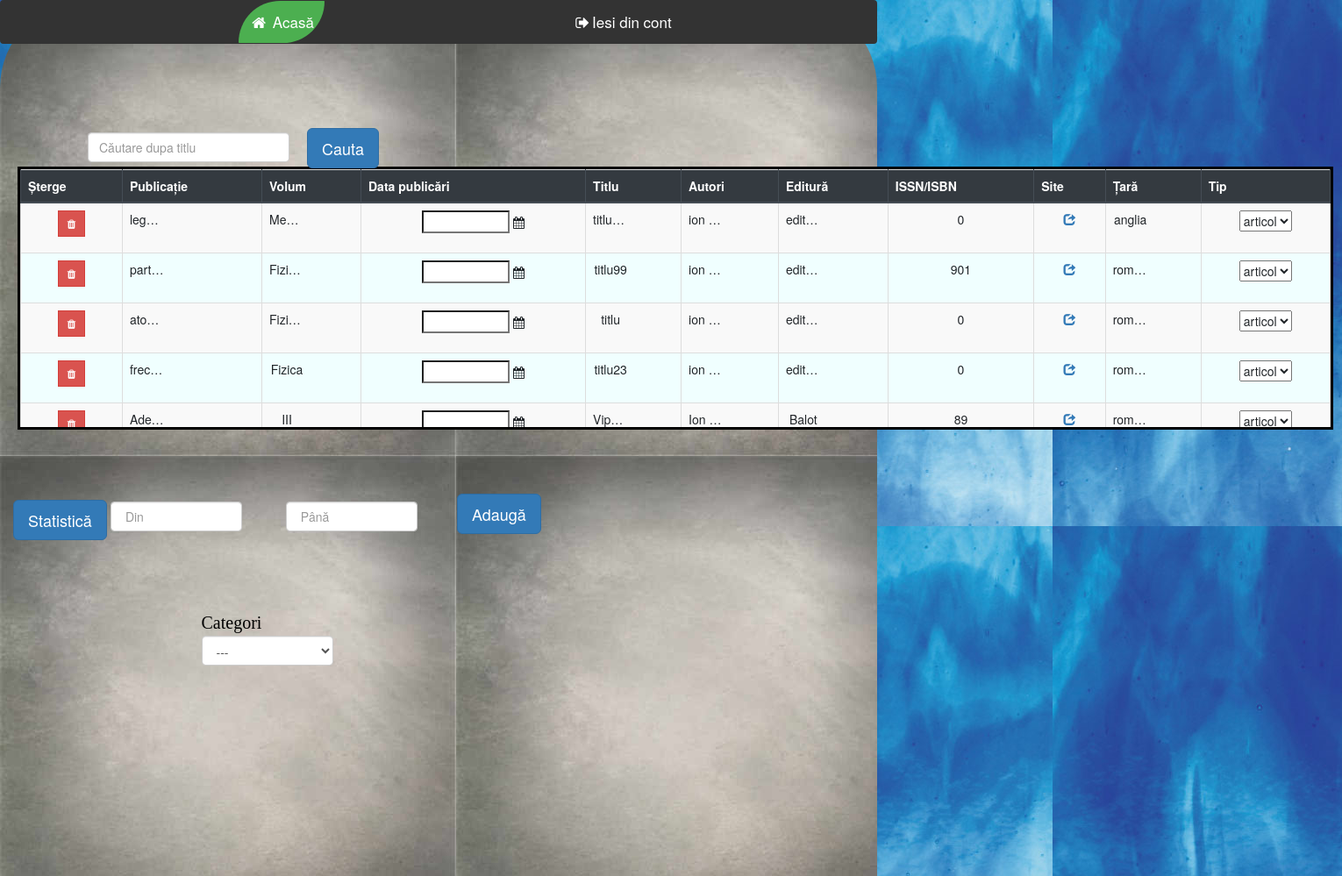
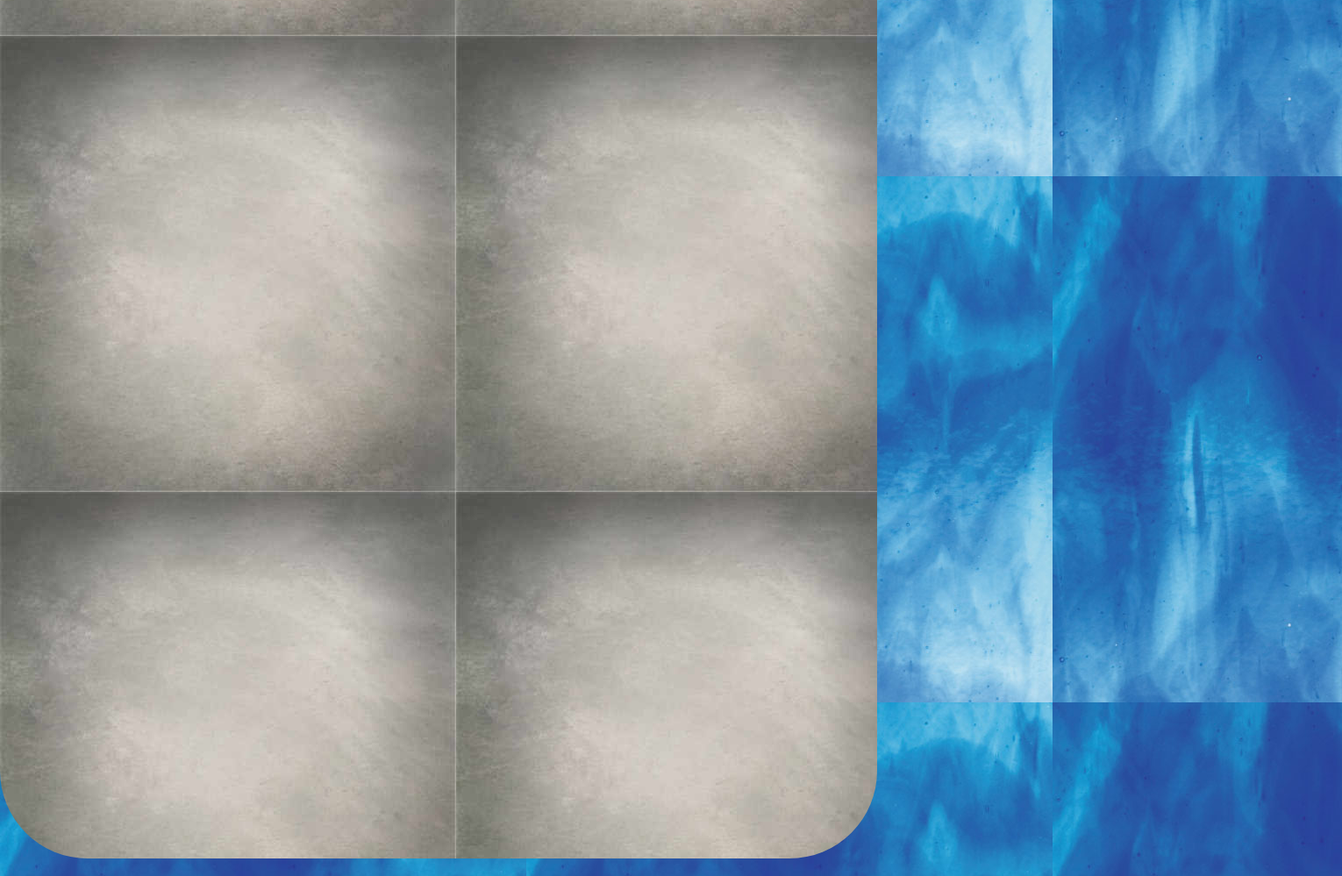
Screenshot of /Departament.php (signed in) with the database file from the repository (2 pictures, top to bottom).
### tables this page shows
CREATE TABLE `papers` (
  `id` int(10) NOT NULL AUTO_INCREMENT,
  `user_id` int(10) NOT NULL COMMENT 'the user who added the paper',
  `volume` varchar(150) NOT NULL,
  `publication` varchar(150) NOT NULL,
  `type` varchar(7) DEFAULT 'lucrare',
  `uploaded_at` date NOT NULL,
  `title` varchar(250) NOT NULL DEFAULT 'titlu',
  `authors` varchar(150) NOT NULL DEFAULT 'ion simeria, tudor balac',
  `publisher` varchar(150) NOT NULL DEFAULT 'editura',
  `pages` int(5) NOT NULL DEFAULT 0,
  `website` varchar(100) NOT NULL DEFAULT 'https://scholar.google.com/',
  `country` varchar(100) NOT NULL DEFAULT 'romania',
  PRIMARY KEY (`id`),
  KEY `fk_paper_user` (`user_id`),
  CONSTRAINT `fk_paper_user` FOREIGN KEY (`user_id`) REFERENCES `users` (`user_id`)
);

### Departament.php (the view, shortened to what this page needs)
<!DOCTYPE html>
<html lang="en">
<head>
		  <link rel="stylesheet" href="https://maxcdn.bootstrapcdn.com/bootstrap/4.5.0/css/bootstrap.min.css">
		  <link rel="stylesheet" href="https://cdnjs.cloudflare.com/ajax/libs/font-awesome/4.7.0/css/font-awesome.min.css">
		  <link rel="stylesheet" href="Lucrari.css">
       <link href="https://maxcdn.bootstrapcdn.com/bootstrap/3.3.6/css/bootstrap.min.css" rel="stylesheet">
    <link href="https://cdnjs.cloudflare.com/ajax/libs/bootstrap-datepicker/1.5.0/css/bootstrap-datepicker.css" rel="stylesheet">
</head>
<body>
    <div id="color">
			<div class="navbar" >
				<a class="active" href="home.php"><i class="fa fa-fw fa-home"></i> Acasă</a>
                <a href="#" id='sign-out'><i class="fa fa-fw fa-sign-out"></i>Iesi din cont</a>
			</div><br><br>
             <span  <?php session_start(); echo $_SESSION["department"]; ?></span><br><br><br>
<div id="cauta"><input id='search_term' class="form-control" type="text" placeholder="Căutare dupa titlu" aria-label="Search">
<button type='button' class="btn btn-primary btn-lg" id='search_bttn' style="positon:ablosute;margin-top:-58px;margin-left:250px;">Cauta</button></div>
<div class="table-wrapper-scroll-y my-custom-scrollbar">
  <table id='tabledata' class="table table-bordered table-striped mb-0">
    <thead class="thead-dark">
      <tr>
        <th scope="col">Șterge</th>
        <th scope="col">Publicație </th>
        <th scope="col">Volum</th>
        <th scope="col">Data publicări</th>
        <th scope="col">Titlu</th>
        <th scope="col">Autori</th>
        <th scope="col">Editură</th>
        <th scope="col">ISSN/ISBN</th>
        <th scope="col">Site</th>
        <th scope="col">Țară</th>
        <th scope="col">Tip</th>
      </tr>
    </thead>
    <tbody>
      <?php
        include "db.php";
        if (isset($_GET['search_term'])) {
            $term = '%' . $_GET['search_term'] . '%';
            $query = "SELECT id, publication, volume, uploaded_at, title,
                      authors, publisher, pages, website, country, type
                      FROM papers
                      INNER JOIN users ON papers.user_id = users .user_id
                      WHERE users.user_id = ? && title LIKE ?";
        }
        else
            $query = "SELECT id, publication, volume, uploaded_at, title,
                      authors, publisher, pages, website, country, type
                      FROM papers
                      INNER JOIN users ON papers.user_id = users .user_id
                      WHERE users.user_id = ?";
        if ($stmt = $con->prepare($query)) {
            if (isset($_GET['search_term']))
                $stmt->bind_param("is", $_SESSION['user_id'], $term);
            else
                $stmt->bind_param("i", $_SESSION['user_id']);
            $stmt->execute();
            $stmt->bind_result($paper_id, $publication, $volume, $uploaded_at, $title,
              $authors, $publisher, $pages, $website, $country, $type);
            while ($stmt->fetch()) {
                $uploaded_at = date("d/m/Y", strtotime($uploaded_at));
                echo "
                      <tr id='$paper_id'>
                        <td class='delete'>
                          <button name='delete' class='btn btn-danger btn-sm rounded-0' type='button'
                          data-toggle='tooltip' data-placement='top' title='Delete'>
                            <i class='fa fa-trash'></i>
                          </button>
                        </td>
                        <td class='publication'>
                          <p>$publication</p>
                        </td>
                        <td class='volume'>
                          <p>$volume</p>
                        </td>
                        <td class='uploaded_at'>
                            <input id='datepicker$paper_id' data-provide='datepicker' data-date-format='dd/mm/yyyy'>
                            <i class='fa fa-calendar'></i>
                            <script>
                            $('#datepicker$paper_id').datepicker('update', '$uploaded_at');
                            </script>
                        </td>
                        <td class='title'>
                          <p>$title</p>
                        </td>
                        <td class='authors'>
                          <p>$authors</p>
                        </td>
                        <td class='publisher'>
                          <p>$publisher<p>
                        </td>
                        <td class='pages'>
                          <p>$pages</p>
                        </td>
                        <td class='website'>
                          <a href='$website'>
                            <span class='glyphicon glyphicon-share'></span>
                          </a>
                        </td>
                        <td class='country'>
                          <p>$country</p>
                        </td>
                        <td class='type'>
							<select class='select'>";
                                if ($type === 'articol')
                                    echo "<option selected>articol</option>
                                          <option>carte</option></select></td></tr>";
                                else
                                    echo "<option>articol</option>
                                          <option selected>carte</option></select></td></tr>";
			}
        }
      ?>
    </tbody>
  </table>
</div>
		<div class="container">
				  <div class="vertical-center">
					<div ><a href="adauga.php?pagina=departament"> <button type="button" class="btn btn-primary btn-lg" style="positon:ablosute;margin-top:70%;margin-left:50px;">
				Adaugă</button></div></a>
				  </div>
					 <button  id='bttn_stats' class="btn btn-primary btn-lg">
				Statistică</button>
		</div>
                       <div class="container text-center">
								 <input id='from_year_input' class="date-own form-control" style="width: 150px;postion:absolute; margin-top:-4%;margin-left:10%;" type="text" placeholder=" Din">
						</div>
					 <div class="container text-center">
								 <input id='to_year_input' class="date-own form-control" style="width: 150px;postion:absolute; margin-top:-4%;margin-left:28%;" type="text" placeholder=" Până">
						</div>
				  <br><br><br><br>
					<div id="cat">
					<span id="de-la">Categori </span>
					 <div class="form-group">
						<select class="form-control" id="chooser">
						  <option>---</option>
						</select>
					  </div>
					 </div>
 </div>
<form id="sendpaper_form" method="post"><br>
</form>
</body>
</html>

### Lucrari.css (style rules this page uses)
* { box-sizing: border-box; }
body { font-family: Arial, Helvetica, sans-serif; background-image: url("lucrari.jpg"); background-color:NavajoWhite; overflow: hidden; }
.navbar { background-color: #555; overflow: auto; list-style-type: none; margin: 0; padding: 0; overflow: hidden; background-color: #333; position: static; top: 0px; width: 100%; border-radius: 25px; }
.navbar a { padding: 12px; color: white; text-decoration: none; font-size: 17px; border-radius: 70px 1px; margin-left:50px; }
.navbar a.active { background-color: #4CAF50; }
#color { background-color: #d3d3d3; background-image: url("lucrari_2.jpg"); height: 1978px; box-sizing: border-box; width: 1000px; border-radius: 100px 100px; }
.my-custom-scrollbar { position: static; height: 300px; width: 150%; overflow: auto; margin: 20px; display: block; margin-bottom: 30%; border: 3px solid black; }
.table-wrapper-scroll-y { display: block; display: block; margin-bottom: 8% ; }
th,tr,tbody { text-align: center; background-color: #F0FFFF; }
.container { height: -144px; position: relative; }
.vertical-center { margin-left:40%; position: absolute; margin-top: -35px; -ms-transform: translateY(-50%); transform: translateY(-50%); }
#cauta { position:absolute; width:15%; margin:100px; margin-top:-19px; }
#de-la { color:black; font-family: Times, "Times New Roman", serif; font-size:20px; }
#cat { position:absolute; width:150px ; margin-left:15%; }
td.uploaded_at input { border-radius: 0px !important; width: 100px; }
td.publication p, td.volume p, td.title p, td.authors p, td.publisher p, td.country p { border-radius: 0px !important; text-overflow:ellipsis; width: 40px; white-space: nowrap; overflow: hidden; }

### rows the page displays
papers: publication "leg…", volume "Me…", title "titlu…", authors "ion…", publisher "edit…", pages "0", country "anglia", type "articol"
papers: publication "part…", volume "Fizi…", title "titlu99", authors "ion…", publisher "edit…", pages "901", country "rom…", type "articol"
papers: publication "ato…", volume "Fizi…", title "titlu", authors "ion…", publisher "edit…", pages "0", country "rom…", type "articol"
papers: publication "frec…", volume "Fizica", title "titlu23", authors "ion…", publisher "edit…", pages "0", country "rom…", type "articol"
papers: publication "Ade…", volume "III", title "Vip…", authors "Ion…", publisher "Balot", pages "89", country "rom…", type "articol"
